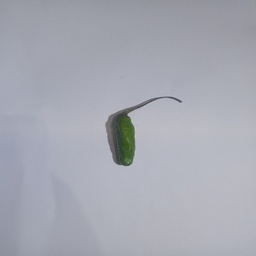
#> input picture dataset/matang_hijau/IMG20250525235552.jpg, 256 x 256 px
$ python -i glcm_hsv_feature_extraction.py   (imports and definitions only)   (older library calls are emulated)
#> lines starting #> are read from the running program, lines starting #| are printed output that depends on the picture; after the words box and inside, x2 and y2 are one past the last pixel; in counts of white or black regions, pixels touching at a corner belong together
#> further down, picture is the input picture: shape (256, 256, 3); mean B, G, R 179.2, 169.1, 166.9
import cv2
import numpy as np
from skimage.feature import graycomatrix, graycoprops

def extract_combined_features(image, distances=[1], angles=[0, np.pi/4, np.pi/2, 3*np.pi/4], levels=256):
    # Resize ke ukuran standar
#> called with levels = 256
    image = cv2.resize(image, (256, 256))

    # Konversi ke grayscale dan HSV
    gray = cv2.cvtColor(image, cv2.COLOR_BGR2GRAY)
    hsv = cv2.cvtColor(image, cv2.COLOR_BGR2HSV)
#> hsv: shape (256, 256, 3); mean H, S, V 115, 18.9, 179.6

    # ======== GLCM Multi-angle (tekstur) dari grayscale =========
    glcm = graycomatrix(gray, distances=distances, angles=angles, levels=levels, symmetric=True, normed=True)

    contrast = np.mean(graycoprops(glcm, 'contrast'))
#> contrast = 16.05
    homogeneity = np.mean(graycoprops(glcm, 'homogeneity'))
#> homogeneity = 0.773
    energy = np.mean(graycoprops(glcm, 'energy'))
#> energy = 0.111

    # ======== Masking cabai (Hue 0–60 untuk merah–orange–hijau muda) =========
    mask_red = cv2.inRange(hsv, (0, 40, 40), (5, 255, 255))      # merah
#> mask_red: shape (256, 256); every value is 0
    mask_orange = cv2.inRange(hsv, (10, 40, 40), (25, 255, 255))  # orange
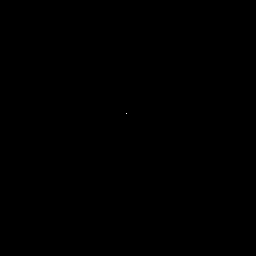
#> mask_orange: shape (256, 256); 0% white in thin lines or dots, all inside (x1, y1, x2, y2) = (126, 113, 127, 114)
    mask_green = cv2.inRange(hsv, (25, 30, 30), (60, 255, 255))   # hijau muda
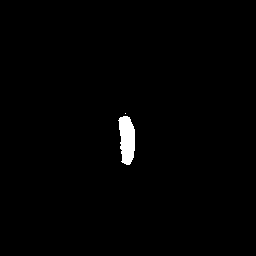
#> mask_green: shape (256, 256); 0.97% white; 2 white regions (1 under 20 px), largest, box (x1, y1, x2, y2) and area: (118, 116, 135, 165) 632
    mask = cv2.bitwise_or(cv2.bitwise_or(mask_red, mask_orange), mask_green)

    # Ambil pixel HSV dan RGB yang termasuk dalam mask
    masked_hsv = hsv[mask > 0]
#> masked_hsv = 634 rows, first 8: [30, 34, 75], [23, 44, 70], [57, 40, 71], [54, 48, 75], [54, 45, 80], [54, 46, 78], [54, 48, 74], [57, 41, 68]
    masked_rgb = image[mask > 0]
#> masked_rgb = 634 rows, first 8: [65, 75, 75], [58, 67, 70], [60, 71, 61], [61, 75, 64], [66, 80, 69], [64, 78, 67], [60, 74, 63], [57, 68, 58]

    if masked_hsv.size == 0 or masked_rgb.size == 0:
        # Fallback fitur dummy jika masking gagal
        hue_mean = hue_std = sat_mean = sat_std = val_mean = 0
        r_mean = g_mean = 0
    else:
        # ======== Statistik HSV =========
        hue_mean = np.mean(masked_hsv[:, 0])
#> hue_mean = 48.32
        hue_std  = np.std(masked_hsv[:, 0])
#> hue_std = 4.89
        sat_mean = np.mean(masked_hsv[:, 1])
#> sat_mean = 108.2
        sat_std  = np.std(masked_hsv[:, 1])
#> sat_std = 30.73
        val_mean = np.mean(masked_hsv[:, 2])
#> val_mean = 91.33

        # ======== Statistik RGB (R dan G Mean) =========
        r_mean = np.mean(masked_rgb[:, 2])  # OpenCV: BGR, jadi index 2 adalah R
#> r_mean = 69.15
        g_mean = np.mean(masked_rgb[:, 1])  # G
#> g_mean = 91.32

    # ======== Gabungkan Semua Fitur =========
    return [
        contrast,
        homogeneity,
        energy,
        hue_mean,
        hue_std,
        sat_mean,
        sat_std,
        val_mean,
        r_mean,
        g_mean
    ]

>>> import cv2
>>> picture = cv2.imread('dataset/matang_hijau/IMG20250525235552.jpg')
>>> result = extract_combined_features(picture)
#> result = [16.05, 0.773, 0.111, 48.32, 4.89, 108.2, 30.73, 91.33, 69.15, 91.32]

$ run again, on dataset/matang_hijau/IMG20250525235602.jpg
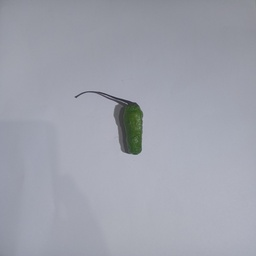
#> input picture dataset/matang_hijau/IMG20250525235602.jpg, 256 x 256 px
#> picture is the input picture: shape (256, 256, 3); mean B, G, R 172.6, 161.7, 158.9
#> hsv: shape (256, 256, 3); mean H, S, V 113.9, 21.4, 172.9
#> contrast = 19.05
#> homogeneity = 0.771
#> energy = 0.116
#> mask_red: shape (256, 256); every value is 0
#> in extract_combined_features, `mask_green = cv2.inRange(hsv, (25, 30, 30), (60, 255, 255))`:
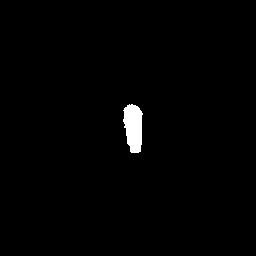
#> mask_green: shape (256, 256); 1.1% white; 1 white region, box (x1, y1, x2, y2) and area: (123, 104, 143, 153) 744
#> masked_hsv = 744 rows, first 8: [60, 32, 56], [56, 33, 62], [56, 33, 61], [60, 31, 57], [52, 48, 59], [54, 58, 62], [54, 55, 65], [51, 63, 65]
#> masked_rgb = 744 rows, first 8: [49, 56, 49], [54, 62, 55], [53, 61, 54], [50, 57, 50], [48, 59, 51], [48, 62, 51], [51, 65, 54], [49, 65, 54]
#> hue_mean = 50.43
#> hue_std = 3.45
#> sat_mean = 96.79
#> sat_std = 28.89
#> val_mean = 83.7
#> r_mean = 62.98
#> g_mean = 83.7
#> result = [19.05, 0.771, 0.116, 50.43, 3.45, 96.79, 28.89, 83.7, 62.98, 83.7]

$ run again, on dataset/matang_hijau/IMG20250525235617.jpg
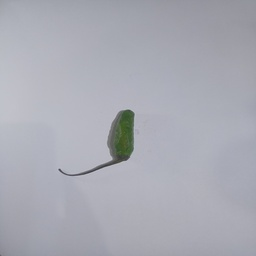
#> input picture dataset/matang_hijau/IMG20250525235617.jpg, 256 x 256 px
#> picture is the input picture: shape (256, 256, 3); mean B, G, R 179.9, 170.8, 169.4
#> hsv: shape (256, 256, 3); mean H, S, V 116.2, 16.1, 180.3
#> contrast = 17.03
#> homogeneity = 0.787
#> energy = 0.121
#> mask_red: shape (256, 256); every value is 0
#> in extract_combined_features, `mask_green = cv2.inRange(hsv, (25, 30, 30), (60, 255, 255))`:
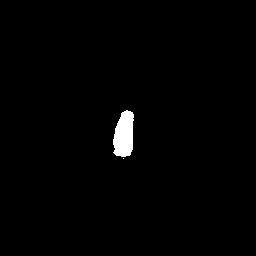
#> mask_green: shape (256, 256); 1.2% white; 2 white regions (1 under 20 px), largest, box (x1, y1, x2, y2) and area: (113, 110, 134, 157) 762
#> masked_hsv = 763 rows, first 8: [57, 32, 89], [60, 36, 84], [56, 41, 88], [54, 58, 83], [51, 62, 86], [54, 54, 89], [55, 50, 86], [56, 46, 77]
#> masked_rgb = 763 rows, first 8: [78, 89, 79], [72, 84, 72], [74, 88, 76], [64, 83, 68], [65, 86, 71], [70, 89, 74], [69, 86, 72], [63, 77, 65]
#> hue_mean = 48.32
#> hue_std = 3.91
#> sat_mean = 94.59
#> sat_std = 31.82
#> val_mean = 90.96
#> r_mean = 71.41
#> g_mean = 90.96
#> result = [17.03, 0.787, 0.121, 48.32, 3.91, 94.59, 31.82, 90.96, 71.41, 90.96]

$ run again, on dataset/matang_hijau/IMG20250525235628.jpg
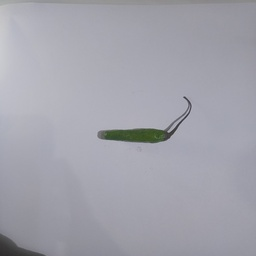
#> input picture dataset/matang_hijau/IMG20250525235628.jpg, 256 x 256 px
#> picture is the input picture: shape (256, 256, 3); mean B, G, R 171.9, 162.7, 162.6
#> hsv: shape (256, 256, 3); mean H, S, V 118.9, 15.2, 172.2
#> contrast = 21.18
#> homogeneity = 0.767
#> energy = 0.108
#> mask_red: shape (256, 256); every value is 0
#> in extract_combined_features, `mask_green = cv2.inRange(hsv, (25, 30, 30), (60, 255, 255))`:
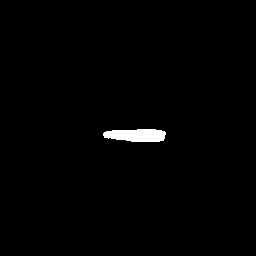
#> mask_green: shape (256, 256); 1% white; 1 white region, box (x1, y1, x2, y2) and area: (103, 129, 166, 142) 670
#> masked_hsv = 670 rows, first 8: [45, 31, 98], [48, 35, 96], [46, 41, 93], [46, 43, 88], [46, 45, 85], [46, 52, 83], [46, 54, 81], [49, 60, 72]
#> masked_rgb = 670 rows, first 8: [86, 98, 92], [83, 96, 88], [78, 93, 85], [73, 88, 80], [70, 85, 77], [66, 83, 74], [64, 81, 72], [55, 72, 61]
#> hue_mean = 47.64
#> hue_std = 3.31
#> sat_mean = 97.76
#> sat_std = 28.49
#> val_mean = 82.28
#> r_mean = 64.45
#> g_mean = 82.28
#> result = [21.18, 0.767, 0.108, 47.64, 3.31, 97.76, 28.49, 82.28, 64.45, 82.28]
